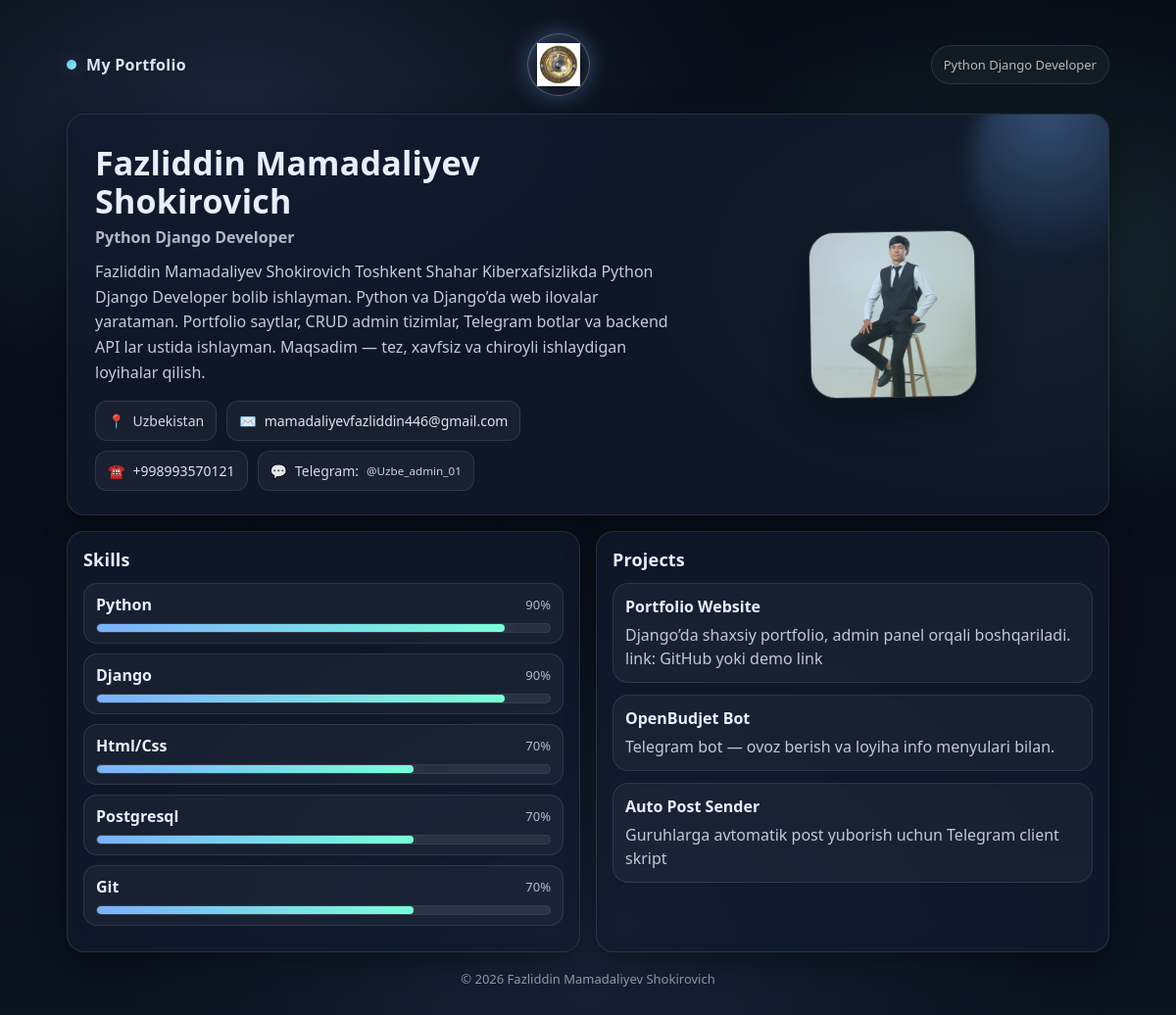
Before: / with the older database file.
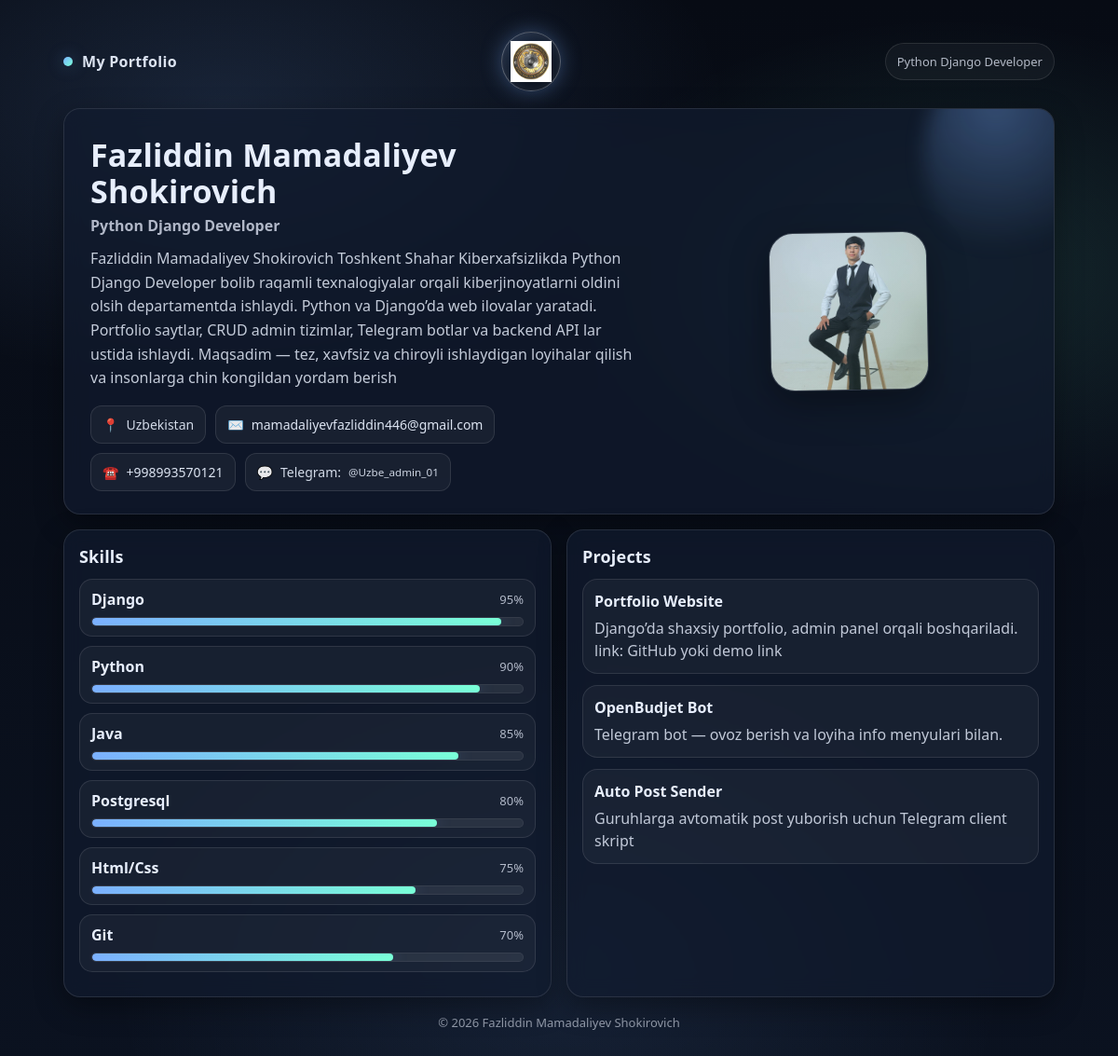
After: the same page with the newer database file.
### main/models.py (models this page shows, shortened)
class Profile(models.Model):
    full_name = models.CharField(max_length=120)
    title = models.CharField(max_length=120, help_text="Masalan: Python Django Developer")
    about = models.TextField()
    location = models.CharField(max_length=120, blank=True)
    email = models.EmailField(blank=True)
    phone = models.CharField(max_length=30, blank=True)
    telegram = models.CharField(max_length=120, blank=True)
    photo = models.ImageField(upload_to="profile/", blank=True, null=True)

class Skill(models.Model):
    name = models.CharField(max_length=80)
    level = models.PositiveIntegerField(default=70, help_text="0-100")

class Project(models.Model):
    name = models.CharField(max_length=120)
    description = models.TextField()
    link = models.URLField(blank=True)
    image = models.ImageField(upload_to="projects/", blank=True, null=True)

### main/views.py (the view)
# urls.py: path("", views.home, name="home"),
def home(request):
    profile = Profile.objects.first()
    projects = Project.objects.all()[:3]
    skills = Skill.objects.all().order_by("-level")[:6]
    return render(request, "home.html", {"profile": profile, "projects": projects, "skills": skills})

### templates/home.html (shortened to what this page needs)
{% load static %}
<!doctype html>
<html lang="uz">
<head>
</head>
<body>
  <div class="wrap">
    <div class="topbar">
      <div class="brand"><div class="dot"></div> My Portfolio</div>
      <div class="iiv-badge" title="O‘zbekiston Respublikasi IIV">
        <img src="{% static 'iiv.png.jpg' %}" alt="" aria-hidden="true">
      </div>
      <div class="pill">{% if profile and profile.title %}{{ profile.title }}{% else %}Django Portfolio{% endif %}</div>
    </div>
    <div class="card hero">
      <div class="hero-left">
        <h1 class="name">{% if profile and profile.full_name %}{{ profile.full_name }}{% else %}Ism/F.I.O{% endif %}</h1>
        <div class="title">
          {% if profile and profile.title %}{{ profile.title }}{% else %}(Admin paneldan title yozing){% endif %}
        </div>
        <p class="about">
          {% if profile and profile.about %}{{ profile.about }}{% else %}Admin paneldan about yozsangiz bu yerda chiqadi.{% endif %}
        </p>
        <div class="chips">
          {% if profile and profile.location %}
            <div class="chip">📍 <span>{{ profile.location }}</span></div>
          {% endif %}
          {% if profile and profile.email %}
            <div class="chip">✉️
              <a href="mailto:{{ profile.email }}?subject=Portfolio%20contact%20from%20website" rel="noopener noreferrer">
                {{ profile.email }}
              </a>
            </div>
          {% endif %}
          {% if profile and profile.phone %}
            <div class="chip">☎️
              <a href="tel:{{ profile.phone|cut:' '|cut:'-'|cut:'('|cut:')' }}" rel="noopener noreferrer">
                {{ profile.phone }}
              </a>
            </div>
          {% endif %}
          {% if profile and profile.telegram %}
            <div class="chip">💬 <span>Telegram:</span>
              <small>
                <a href="https://t.me/{{ profile.telegram|cut:'@' }}" target="_blank" rel="noopener noreferrer">
                  @{{ profile.telegram|cut:'@' }}
                </a>
              </small>
            </div>
          {% endif %}
        </div>
      </div>
      <div class="hero-right">
        <div class="avatar">
          {% if profile and profile.photo %}
            <img src="{{ profile.photo.url }}" alt="Profile photo">
          {% else %}
            <div class="avatar-fallback">No Photo</div>
          {% endif %}
        </div>
      </div>
    </div>
    <div class="grid">
      <div class="card section">
        <h2>Skills</h2>
        {% for s in skills %}
          <div class="skill">
            <div class="skill-head">
              <div class="skill-name">{{ s.name|title }}</div>
              <div class="skill-level">{{ s.level }}%</div>
            </div>
            <div class="bar"><i data-level="{{ s.level }}"></i></div>
          </div>
        {% empty %}
          <p class="muted">Hozircha skill yo‘q.</p>
        {% endfor %}
      </div>
      <div class="card section">
        <h2>Projects</h2>
        {% for p in projects %}
          <div class="project">
            <div class="project-top">
              <b>{{ p.name }}</b>
            </div>
            <p>{{ p.description }}</p>
          </div>
        {% empty %}
          <p class="muted">Hozircha project yo‘q.</p>
        {% endfor %}
      </div>
    </div>
    <footer>© <span id="year"></span> {% if profile and profile.full_name %}{{ profile.full_name }}{% else %}My Portfolio{% endif %}</footer>
  </div>
</body>
</html>

Changed rows visible on the page:
changed Profile "Fazliddin Mamadaliyev Shokirovich": about "…Python Django Developer bolib ishlayman. Python va Django’da web ilovalar yarataman. Portfolio saytlar, CRUD admin tizimlar, Telegram botlar va backend API lar ustida ishlayman. Maqsadim — tez, xavfsiz va chiroyli ishlaydigan loyihalar qilish." → "…Python Django Developer bolib raqamli texnalogiyalar orqali kiberjinoyatlarni oldini olsih departamentda ishlaydi. Python va Django’da web ilovalar yaratadi. Portfolio saytlar, CRUD admin tizimlar, Telegram botlar va backend API lar ustida ishlaydi. Maqsadim — tez, xavfsiz va chiroyli ishlaydigan loyihalar qilish va insonlarga chin kongildan yordam berish"
changed Skill "Django": level "90" → "95"; moves up the list
added Skill: name "Java", level "85"
changed Skill "Postgresql": level "70" → "80"; moves up the list
changed Skill "Html/Css": level "70" → "75"
